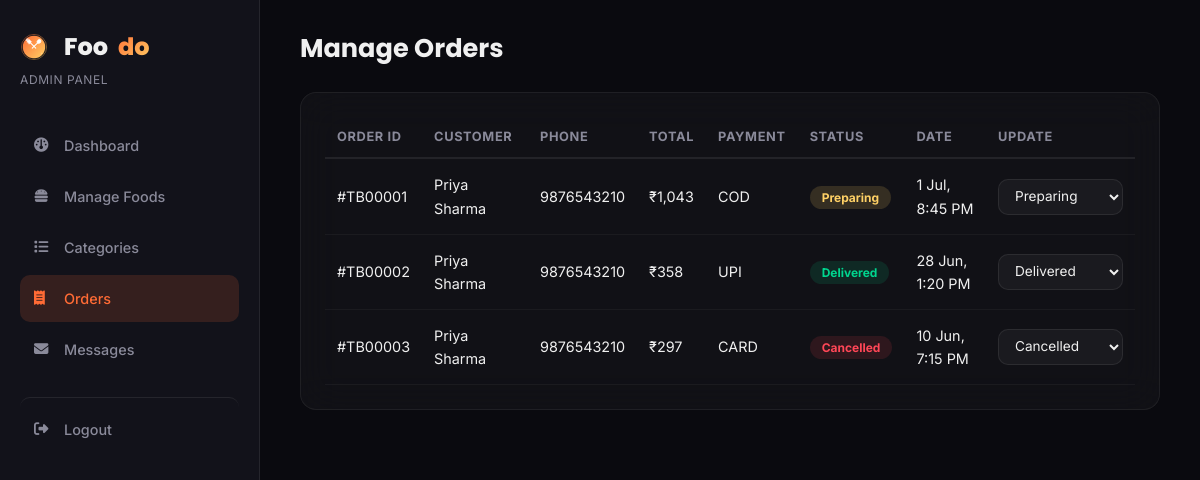
Screenshot of /admin/orders.php (signed in) with the database file from the repository.
### tables this page shows
CREATE TABLE orders (
    order_id INT AUTO_INCREMENT PRIMARY KEY,
    user_id INT NOT NULL,
    full_name VARCHAR(100) NOT NULL,
    phone VARCHAR(15) NOT NULL,
    email VARCHAR(100) NOT NULL,
    address TEXT NOT NULL,
    city VARCHAR(50) NOT NULL,
    state VARCHAR(50) NOT NULL,
    pincode VARCHAR(10) NOT NULL,
    payment_method VARCHAR(20) NOT NULL,    
    subtotal DECIMAL(8,2) NOT NULL,
    delivery_fee DECIMAL(8,2) NOT NULL DEFAULT 40.00,
    tax DECIMAL(8,2) NOT NULL,
    grand_total DECIMAL(8,2) NOT NULL,
    discount_amount DECIMAL(8,2) DEFAULT 0.00,
    coupon_code VARCHAR(50) DEFAULT NULL,
    order_status VARCHAR(20) NOT NULL DEFAULT 'preparing',   
    razorpay_order_id VARCHAR(100) DEFAULT NULL,     
    razorpay_payment_id VARCHAR(100) DEFAULT NULL,   
    order_date TIMESTAMP DEFAULT CURRENT_TIMESTAMP,
    FOREIGN KEY (user_id) REFERENCES users(user_id) ON DELETE CASCADE
);

### admin/orders.php (the view, shortened to what this page needs)
<?php
require_once '../includes/db_connect.php';
$orders = [];
$res = $conn->query("SELECT * FROM orders ORDER BY order_date DESC");
while ($row = $res->fetch_assoc()) { $orders[] = $row; }
require_once 'includes/admin_header.php';
?>
<div class="admin-topbar">
    <h1>Manage Orders</h1>
</div>
<div class="admin-card">
    <table class="admin-table">
        <thead>
            <tr><th>Order ID</th><th>Customer</th><th>Phone</th><th>Total</th><th>Payment</th><th>Status</th><th>Date</th><th>Update</th></tr>
        </thead>
        <tbody>
            <?php foreach ($orders as $order): ?>
                <tr>
                    <td>#TB<?php echo str_pad($order['order_id'], 5, '0', STR_PAD_LEFT); ?></td>
                    <td><?php echo htmlspecialchars($order['full_name']); ?></td>
                    <td><?php echo htmlspecialchars($order['phone']); ?></td>
                    <td>₹<?php echo number_format($order['grand_total'], 0); ?></td>
                    <td><?php echo strtoupper($order['payment_method']); ?></td>
                    <td><span class="order-status <?php echo $order['order_status']; ?>"><?php echo ucfirst($order['order_status']); ?></span></td>
                    <td><?php echo date('j M, g:i A', strtotime($order['order_date'])); ?></td>
                    <td>
                        <form action="orders.php" method="post" class="status-form">
                            <select name="status" onchange="this.form.submit()">
                                <option value="preparing" <?php echo $order['order_status'] === 'preparing' ? 'selected' : ''; ?>>Preparing</option>
                                <option value="delivered" <?php echo $order['order_status'] === 'delivered' ? 'selected' : ''; ?>>Delivered</option>
                                <option value="cancelled" <?php echo $order['order_status'] === 'cancelled' ? 'selected' : ''; ?>>Cancelled</option>
                            </select>
                        </form>
                    </td>
                </tr>
            <?php endforeach; ?>
        </tbody>
    </table>
</div>
<?php require_once 'includes/admin_footer.php'; ?>

### css/style.css (style rules this page uses)
:root { --color-primary: #FF6B35; --color-primary-dark: #E85A2A; --color-primary-light: rgba(255, 107, 53, 0.15); --color-accent: #FFD166; --color-bg: #0A0A0F; --color-bg-secondary: #12121A; --color-surface: #1A1A2E; --color-glass: rgba(255, 255, 255, 0.05); --color-glass-border: rgba(255, 255, 255, 0.08); --color-glass-hover: rgba(255, 255, 255, 0.08); --color-text: #F0F0F0; --color-text-muted: #8A8A9A; --color-success: #00D68F; --color-gold: #FFD166; --color-danger: #FF4757; --color-white: #FFFFFF; --color-dark: #F0F0F0; --color-border: rgba(255, 255, 255, 0.08); --color-muted: #8A8A9A; --font-heading: 'Poppins', sans-serif; --font-body: 'Inter', sans-serif; --radius-sm: 10px; --radius-md: 16px; --radius-lg: 24px; --radius-full: 999px; --shadow-sm: 0 2px 12px rgba(0, 0, 0, 0.25); --shadow-md: 0 8px 32px rgba(0, 0, 0, 0.35); --shadow-lg: 0 16px 48px rgba(0, 0, 0, 0.45); --shadow-glow: 0 0 30px rgba(255, 107, 53, 0.15); --shadow-glow-strong: 0 0 40px rgba(255, 107, 53, 0.25); --transition: 0.3s ease; }
*, *::before, *::after { margin: 0; padding: 0; box-sizing: border-box; }
html { scroll-behavior: smooth; }
body { font-family: var(--font-body); color: var(--color-text); background: var(--color-bg); line-height: 1.6; -webkit-font-smoothing: antialiased; -moz-osx-font-smoothing: grayscale; overflow-x: hidden; }
h1, h2, h3, h4 { font-family: var(--font-heading); line-height: 1.25; color: var(--color-text); }
.order-status { font-size: 0.75rem; font-weight: 700; padding: 4px 12px; border-radius: var(--radius-full); }
.order-status.delivered { background: rgba(0, 214, 143, 0.12); color: var(--color-success); }
.order-status.preparing { background: rgba(255, 209, 102, 0.15); color: var(--color-gold); }
.order-status.cancelled { background: rgba(255, 71, 87, 0.12); color: var(--color-danger); }
.admin-topbar { display: flex; align-items: center; justify-content: space-between; margin-bottom: 28px; flex-wrap: wrap; gap: 12px; }
.admin-topbar h1 { font-size: 1.6rem; }
.admin-card { background: rgba(255, 255, 255, 0.03); backdrop-filter: blur(20px); border: 1px solid rgba(255, 255, 255, 0.06); border-radius: var(--radius-md); padding: 24px; margin-bottom: 24px; }
.admin-table { width: 100%; border-collapse: collapse; }
.admin-table th { text-align: left; font-size: 0.8rem; text-transform: uppercase; letter-spacing: 0.05em; color: var(--color-text-muted); padding: 10px 12px; border-bottom: 2px solid var(--color-glass-border); }
.admin-table td { padding: 14px 12px; border-bottom: 1px solid rgba(255, 255, 255, 0.04); font-size: 0.9rem; color: var(--color-text); }
.status-form select { padding: 8px 12px; border-radius: var(--radius-sm); border: 1px solid var(--color-glass-border); font-family: var(--font-body); font-size: 0.85rem; background: rgba(255, 255, 255, 0.04); color: var(--color-text); outline: none; transition: all var(--transition); }

### rows the page displays
orders: order_id "00001", full_name "Priya Sharma", phone "9876543210", grand_total "1,043", payment_method "COD", order_status "Preparing", order_date "1 Jul, 8:45 PM", status "Preparing"
orders: order_id "00002", full_name "Priya Sharma", phone "9876543210", grand_total "358", payment_method "UPI", order_status "Delivered", order_date "28 Jun, 1:20 PM", status "Delivered"
orders: order_id "00003", full_name "Priya Sharma", phone "9876543210", grand_total "297", payment_method "CARD", order_status "Cancelled", order_date "10 Jun, 7:15 PM", status "Cancelled"
